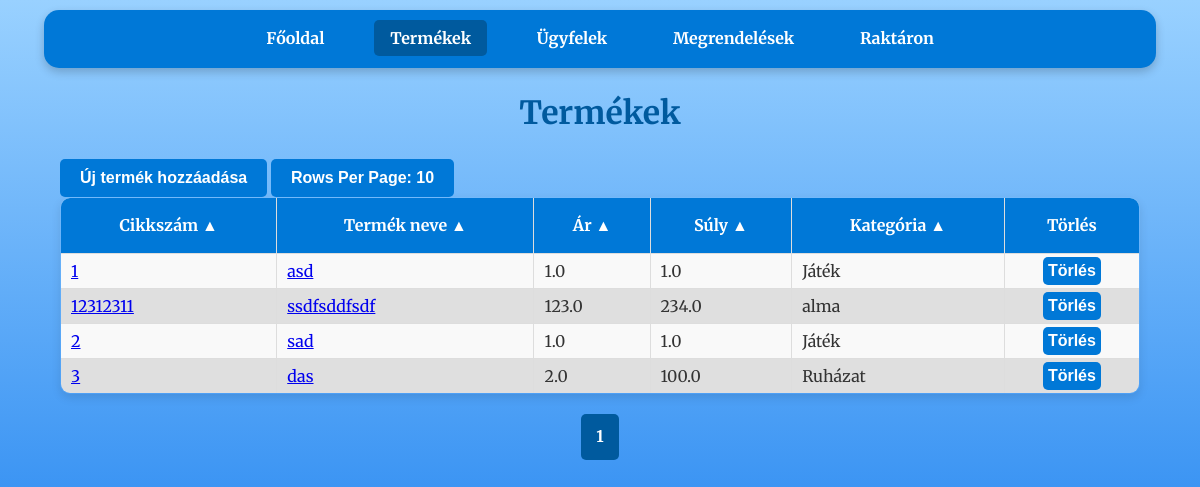
Page /products on the committed database.
### tables this page shows
CREATE TABLE products (
                    id INTEGER PRIMARY KEY,
                    cikkszam TEXT UNIQUE,
                    egyseg_vonalkod INTEGER UNIQUE,
                    gyujto_vonalkod INTEGER UNIQUE,
                    nev TEXT,
                    ar REAL,
                    suly REAL,
                    kategoria TEXT);

### raktar_program-master/app.py (the view)
@app.route('/products')
def products():
    per_page = int(request.args.get('per_page', 10))  # Egy oldalon megjelenő elemek száma
    page = int(request.args.get('page', 1))  # Az aktuális oldal lekérése (alapértelmezett: 1)
    offset = (page - 1) * per_page  # Az eltolás számítása
    order_by = str(request.args.get('order_by', 'cikkszam'))
    desc = request.args.get('desc', 'false').lower() in ('true', '1')
    valid_columns = {'cikkszam', 'nev', 'ar', 'suly', 'kategoria'}
    if order_by not in valid_columns:
        raise ValueError("Invalid column name for ordering.") #Elkerüljük az SQL injection-t
    if desc:
        descending = 'DESC'
    if not desc:
        descending = ''
    conn = get_db_connection()
    products = conn.execute(
        f'SELECT * FROM products ORDER BY {order_by} {descending} LIMIT ? OFFSET ?', (per_page, offset)
    ).fetchall()
    total_products = conn.execute('SELECT COUNT(*) FROM products').fetchone()[0]
    conn.close()
    total_pages = (total_products + per_page - 1) // per_page  # Összes oldal száma
    start_page = max(1, page - 2)  # Az aktuális oldalhoz képest 2-vel hátrébb
    end_page = min(total_pages, page + 2)  # Az aktuális oldalhoz képest 2-vel előrébb
    query_params = {
        'page': page,
        'per_page': per_page,
        'order_by': order_by,
        'desc': desc
    }
    columns = [
        {"name": "cikkszam", "label": "Cikkszám"},
        {"name": "nev", "label": "Termék neve"},
        {"name": "ar", "label": "Ár"},
        {"name": "suly", "label": "Súly"},
        {"name": "kategoria", "label": "Kategória"}
    ]
    return render_template(
        'products.html',
        products=products,
        page=page,
        order_by=order_by,
        desc=desc,
        total_pages=total_pages,
        start_page=start_page,
        end_page=end_page,
        query_params=query_params,
        columns=columns
    )

### raktar_program-master/app.py (called while the page is built)
def get_db_connection():
    conn = sqlite3.connect('database.db')
    conn.row_factory = sqlite3.Row
    return conn

### raktar_program-master/templates/products.html (shortened to what this page needs)
<!DOCTYPE html>
<html lang="hu">
<head>
    <link rel="stylesheet" href="{{ url_for('static', filename='css/style.css') }}">
</head>
<body>
    <nav>
        <a href="{{ url_for('index') }}">Főoldal</a>
        <a class="disabled">Termékek</a>
        <a href="{{ url_for('customers') }}">Ügyfelek</a>
        <a href="{{ url_for('orders') }}">Megrendelések</a>
        <a href="{{ url_for('stock') }}">Raktáron</a>
    </nav>
    <h1>Termékek</h1>
    <div class="container">
        <a href="{{ url_for('add_product') }}" class="button-wrapper">
            <button>Új termék hozzáadása</button>
        </a>
        <div class="dropdown">
            <button class="dropbtn">Rows Per Page: {{ query_params['per_page'] }}</button>
        </div>
        <table>
            <thead>
                <tr>
                    {% for column in columns %}
                    <th>
                        <a href="{{ url_for('products', **dict(query_params, order_by=column.name, desc=0 if query_params['order_by'] == column.name and query_params['desc'] else 1)) }}">
                            {{ column.label }} {{ '▼' if query_params['order_by'] == column.name and query_params['desc'] else '▲' }}
                        </a>
                    </th>
                    {% endfor %}
                    <th>Törlés</th>
                </tr>
            </thead>
            <tbody>
                {% for product in products %}
                <tr>
                    <td>
                        <a href="{{ url_for('product_details', cikkszam=product.cikkszam) }}">
                            {{ product.cikkszam }}
                        </a>
                    </td>
                    <td>
                        <a href="{{ url_for('product_details', cikkszam=product.cikkszam) }}">
                            {{ product.nev }}
                        </a>
                    </td>
                    <td>{{ product.ar }}</td>
                    <td>{{ product.suly }}</td>
                    <td>{{ product.kategoria }}</td>
                    <td>
                        <form action="{{ url_for('delete_product', product_id=product.id) }}" method="post" >
                            <button type="submit">Törlés</button>
                        </form>
                    </td>
                </tr>
                {% endfor %}
            </tbody>
        </table>
    </div>
    <div class="pagination">
        {% for p in range(start_page, end_page + 1) %}
        <a href="{{ url_for('products', **dict(query_params, page=p)) }}" class="{% if p == page %}active{% endif %}">{{ p }}</a>
        {% endfor %}
    </div>
</body>
</html>

### raktar_program-master/static/css/style.css (style rules this page uses)
body { font-family: 'Merriweather', serif; margin: 0; padding: 0; background: linear-gradient(to bottom, #99d1ff, #006eec); background-attachment: fixed; background-size: cover; color: #333; line-height: 1.6; }
body::before { content: ''; position: fixed; top: 0; left: 0; width: 100%; height: 100%; background-image: url('https://www.transparenttextures.com/patterns/cubes.png'); opacity: 0.4; z-index: -1; pointer-events: none; }
nav { background-color: #0078D7; color: #fff; padding: 1rem; margin: 10px auto; width: 90%; max-width: 1200px; border-radius: 15px; box-shadow: 0 4px 10px rgba(0, 0, 0, 0.2); text-align: center; }
nav a { color: white; text-decoration: none; margin: 0 15px; font-weight: bold; padding: 0.5rem 1rem; border-radius: 5px; transition: background-color 0.3s ease; }
nav a.disabled { background-color: #005a9e; }
h1 { text-align: center; margin: 20px 0; color: #005a9e; font-weight: 700; }
form { width: 90%; max-width: 600px; margin: 20px auto; background: white; padding: 20px; border-radius: 10px; box-shadow: 0 4px 10px rgba(0, 0, 0, 0.1); }
a.button-wrapper { display: inline-block; }
button { background-color: #0078D7; color: white; border: none; padding: 10px 20px; border-radius: 5px; font-weight: bold; cursor: pointer; font-size: 1rem; transition: background-color 0.3s ease; text-decoration: none; }
.container { width: 90%; margin: 20px auto; }
table { width: 100%; border-collapse: collapse; border-radius: 10px; overflow: hidden; box-shadow: 0 4px 10px rgba(0, 0, 0, 0.1); }
table, th, td { border: 1px solid #ddd; }
th { background-color: #0078D7; color: white; font-weight: bold; padding: 15px; }
th a { color: white; text-decoration: none; }
td { padding: 3px 10px; text-align: left; }
tr:nth-child(even) { background-color: #dfdfdf }
tr:nth-child(odd) { background-color: #f9f9f9 }
td form { width: 100%; margin: 0 0; background: transparent; text-align: center; padding: 0; border-radius: 10px; box-shadow: none; }
td form button { background-color: #0078D7; color: white; border: none; padding: 5px 5px; border-radius: 5px; font-weight: bold; cursor: pointer; font-size: 1rem; transition: background-color 0.3s ease; text-decoration: none; }
.pagination { display: flex; justify-content: center; align-items: center; margin: 20px 0; list-style-type: none; padding: 0; }
.pagination a { display: inline-block; padding: 10px 15px; text-decoration: none; background-color: #0078D7; color: white; font-weight: bold; border-radius: 5px; transition: background-color 0.3s ease; font-size: 1rem; }
.pagination a.active { background-color: #005a9e; cursor: default; }
.dropbtn { background-color: #0078D7; color: white; padding: 10px 20px; font-size: 16px; font-weight: bold; border: none; border-radius: 5px; cursor: pointer; transition: background-color 0.3s ease, box-shadow 0.3s ease; }
.dropdown { position: relative; display: inline-block; }

### rows in the picture
products: cikkszam "1", nev "asd", ar "1.0", suly "1.0", kategoria "Játék"
products: cikkszam "12312311", nev "ssdfsddfsdf", ar "123.0", suly "234.0", kategoria "alma"
products: cikkszam "2", nev "sad", ar "1.0", suly "1.0", kategoria "Játék"
products: cikkszam "3", nev "das", ar "2.0", suly "100.0", kategoria "Ruházat"

### other values in the picture
{{ query_params['per_page'] }} "10"
{{ column.label }} "Cikkszám" "Termék neve" "Ár" "Súly" "Kategória"
{{ p }} "1"
